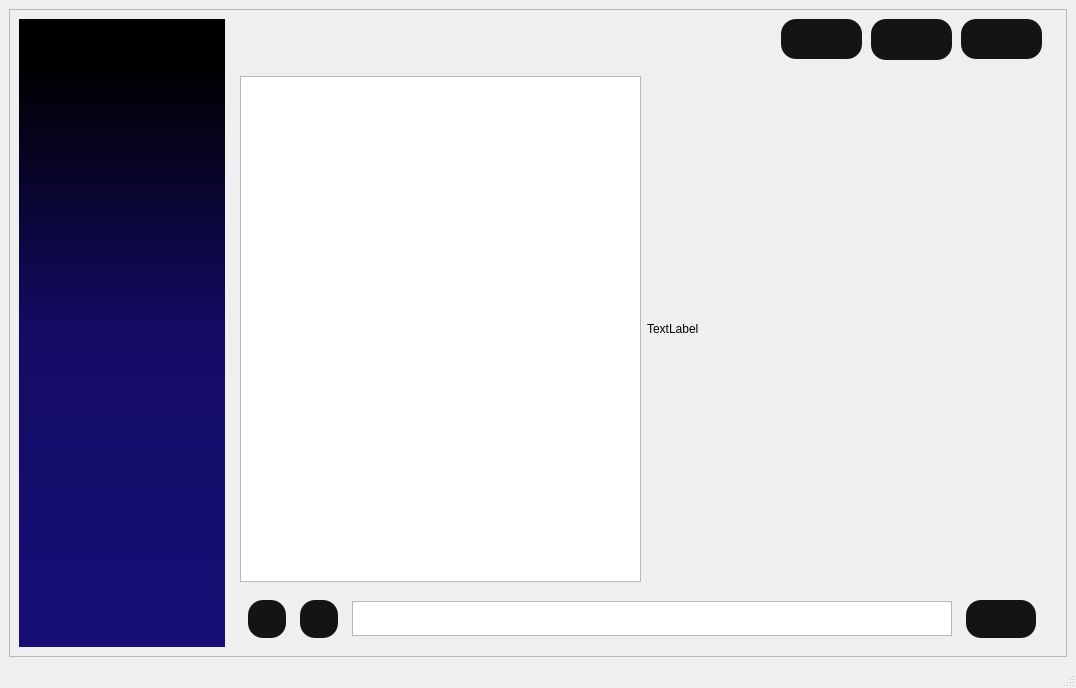
<?xml version="1.0" encoding="UTF-8"?>
<ui version="4.0">
 <class>MainWindow</class>
 <widget class="QMainWindow" name="MainWindow">
  <property name="geometry">
   <rect>
    <x>0</x>
    <y>0</y>
    <width>1076</width>
    <height>688</height>
   </rect>
  </property>
  <property name="windowTitle">
   <string>MainWindow</string>
  </property>
  <widget class="QWidget" name="centralwidget">
   <layout class="QHBoxLayout" name="horizontalLayout">
    <item>
     <widget class="QFrame" name="frame">
      <property name="styleSheet">
       <string notr="true">#frame{
	
	background-image: url(./designer/2.png);
}</string>
      </property>
      <property name="frameShape">
       <enum>QFrame::StyledPanel</enum>
      </property>
      <property name="frameShadow">
       <enum>QFrame::Raised</enum>
      </property>
      <layout class="QHBoxLayout" name="horizontalLayout_2">
       <item>
        <widget class="QListWidget" name="listWidget">
         <property name="sizePolicy">
          <sizepolicy hsizetype="Expanding" vsizetype="Expanding">
           <horstretch>2</horstretch>
           <verstretch>0</verstretch>
          </sizepolicy>
         </property>
         <property name="styleSheet">
          <string notr="true">QListWidget {
	font: 13pt &quot;Cooper Black&quot;;
	background-color:qlineargradient(spread:pad, x1:0, y1:1, x2:0, y2:0, stop:0.0597015 rgba(22, 14, 116, 255), stop:0.507463 rgba(19, 11, 99, 255), stop:0.925373 rgba(0, 0, 0, 255));
	border: none;
}

QListWidget::item {
	color: white;  
}

QListWidget::item:selected {
    background-color:rgb(29, 28, 28);
	border: 1px solid white; 
	border-radius: 22px;

}

QListWidget::item:hover { 
    color: rgb(61, 56, 55);
}

QListView::item {
    height: 50px;
	border: 1px solid white; 
	border-radius: 22px;
}</string>
         </property>
        </widget>
       </item>
       <item>
        <widget class="QWidget" name="widget" native="true">
         <property name="sizePolicy">
          <sizepolicy hsizetype="Expanding" vsizetype="Preferred">
           <horstretch>8</horstretch>
           <verstretch>0</verstretch>
          </sizepolicy>
         </property>
         <layout class="QVBoxLayout" name="verticalLayout">
          <property name="spacing">
           <number>0</number>
          </property>
          <property name="leftMargin">
           <number>0</number>
          </property>
          <property name="topMargin">
           <number>0</number>
          </property>
          <property name="rightMargin">
           <number>0</number>
          </property>
          <property name="bottomMargin">
           <number>0</number>
          </property>
          <item>
           <widget class="QWidget" name="widget_2" native="true">
            <property name="sizePolicy">
             <sizepolicy hsizetype="Expanding" vsizetype="Expanding">
              <horstretch>2</horstretch>
              <verstretch>2</verstretch>
             </sizepolicy>
            </property>
            <property name="styleSheet">
             <string notr="true">QPushButton{
	background-color:rgb(20, 20, 20);
	border:none;
	border-radius:15px;
}
QToolButton{
	background-color:rgb(20, 20, 20);
	border:none;
	border-radius:15px;
}</string>
            </property>
            <widget class="QPushButton" name="pushButton_5">
             <property name="geometry">
              <rect>
               <x>730</x>
               <y>0</y>
               <width>81</width>
               <height>40</height>
              </rect>
             </property>
             <property name="cursor">
              <cursorShape>PointingHandCursor</cursorShape>
             </property>
             <property name="styleSheet">
              <string notr="true"/>
             </property>
             <property name="text">
              <string/>
             </property>
             <property name="icon">
              <iconset>
               <normaloff>designer/music-solid.svg</normaloff>designer/music-solid.svg</iconset>
             </property>
            </widget>
            <widget class="QPushButton" name="pushButton_6">
             <property name="geometry">
              <rect>
               <x>550</x>
               <y>0</y>
               <width>81</width>
               <height>40</height>
              </rect>
             </property>
             <property name="cursor">
              <cursorShape>PointingHandCursor</cursorShape>
             </property>
             <property name="text">
              <string/>
             </property>
             <property name="icon">
              <iconset>
               <normaloff>designer/record-vinyl-solid-white.svg</normaloff>designer/record-vinyl-solid-white.svg</iconset>
             </property>
            </widget>
            <widget class="QToolButton" name="toolButton">
             <property name="geometry">
              <rect>
               <x>640</x>
               <y>0</y>
               <width>81</width>
               <height>41</height>
              </rect>
             </property>
             <property name="text">
              <string>...</string>
             </property>
             <property name="icon">
              <iconset>
               <normaloff>designer/wand-magic-sparkles-solid.svg</normaloff>designer/wand-magic-sparkles-solid.svg</iconset>
             </property>
            </widget>
           </widget>
          </item>
          <item>
           <widget class="QWidget" name="widget_4" native="true">
            <property name="sizePolicy">
             <sizepolicy hsizetype="Preferred" vsizetype="Expanding">
              <horstretch>8</horstretch>
              <verstretch>22</verstretch>
             </sizepolicy>
            </property>
            <layout class="QHBoxLayout" name="horizontalLayout_3">
             <item>
              <widget class="QTextEdit" name="textEdit">
               <property name="sizePolicy">
                <sizepolicy hsizetype="Expanding" vsizetype="Expanding">
                 <horstretch>4</horstretch>
                 <verstretch>4</verstretch>
                </sizepolicy>
               </property>
               <property name="minimumSize">
                <size>
                 <width>395</width>
                 <height>498</height>
                </size>
               </property>
              </widget>
             </item>
             <item>
              <widget class="QLabel" name="label">
               <property name="sizePolicy">
                <sizepolicy hsizetype="Expanding" vsizetype="Preferred">
                 <horstretch>4</horstretch>
                 <verstretch>0</verstretch>
                </sizepolicy>
               </property>
               <property name="minimumSize">
                <size>
                 <width>394</width>
                 <height>498</height>
                </size>
               </property>
               <property name="text">
                <string>TextLabel</string>
               </property>
              </widget>
             </item>
            </layout>
           </widget>
          </item>
          <item>
           <widget class="QWidget" name="widget_3" native="true">
            <property name="sizePolicy">
             <sizepolicy hsizetype="Preferred" vsizetype="Expanding">
              <horstretch>0</horstretch>
              <verstretch>2</verstretch>
             </sizepolicy>
            </property>
            <property name="styleSheet">
             <string notr="true"/>
            </property>
            <layout class="QHBoxLayout" name="horizontalLayout_4">
             <item>
              <widget class="QPushButton" name="pushButton_3">
               <property name="minimumSize">
                <size>
                 <width>38</width>
                 <height>38</height>
                </size>
               </property>
               <property name="maximumSize">
                <size>
                 <width>38</width>
                 <height>38</height>
                </size>
               </property>
               <property name="cursor">
                <cursorShape>PointingHandCursor</cursorShape>
               </property>
               <property name="styleSheet">
                <string notr="true">#pushButton_3{
	background-color:rgb(20, 20, 20);
	border:none;
	border-radius:15px;
}</string>
               </property>
               <property name="text">
                <string/>
               </property>
               <property name="icon">
                <iconset>
                 <normaloff>designer/microphone-solid.svg</normaloff>designer/microphone-solid.svg</iconset>
               </property>
              </widget>
             </item>
             <item>
              <widget class="QPushButton" name="pushButton">
               <property name="minimumSize">
                <size>
                 <width>38</width>
                 <height>38</height>
                </size>
               </property>
               <property name="maximumSize">
                <size>
                 <width>38</width>
                 <height>38</height>
                </size>
               </property>
               <property name="cursor">
                <cursorShape>PointingHandCursor</cursorShape>
               </property>
               <property name="styleSheet">
                <string notr="true">#pushButton{
	background-color:rgb(20, 20, 20);
	border:none;
	border-radius:15px;
}</string>
               </property>
               <property name="text">
                <string/>
               </property>
               <property name="icon">
                <iconset>
                 <normaloff>designer/volume-high-solid-white.svg</normaloff>designer/volume-high-solid-white.svg</iconset>
               </property>
              </widget>
             </item>
             <item>
              <widget class="QTextEdit" name="textEdit_2">
               <property name="maximumSize">
                <size>
                 <width>600</width>
                 <height>35</height>
                </size>
               </property>
              </widget>
             </item>
             <item>
              <widget class="QPushButton" name="pushButton_2">
               <property name="minimumSize">
                <size>
                 <width>70</width>
                 <height>38</height>
                </size>
               </property>
               <property name="maximumSize">
                <size>
                 <width>70</width>
                 <height>38</height>
                </size>
               </property>
               <property name="cursor">
                <cursorShape>PointingHandCursor</cursorShape>
               </property>
               <property name="styleSheet">
                <string notr="true">#pushButton_2{
	background-color:rgb(20, 20, 20);
	border:none;
	border-radius:15px;
}</string>
               </property>
               <property name="text">
                <string/>
               </property>
               <property name="icon">
                <iconset>
                 <normaloff>designer/paper-plane-solid.svg</normaloff>designer/paper-plane-solid.svg</iconset>
               </property>
              </widget>
             </item>
            </layout>
           </widget>
          </item>
         </layout>
        </widget>
       </item>
      </layout>
     </widget>
    </item>
   </layout>
  </widget>
  <widget class="QStatusBar" name="statusbar"/>
 </widget>
 <resources/>
 <connections/>
</ui>
